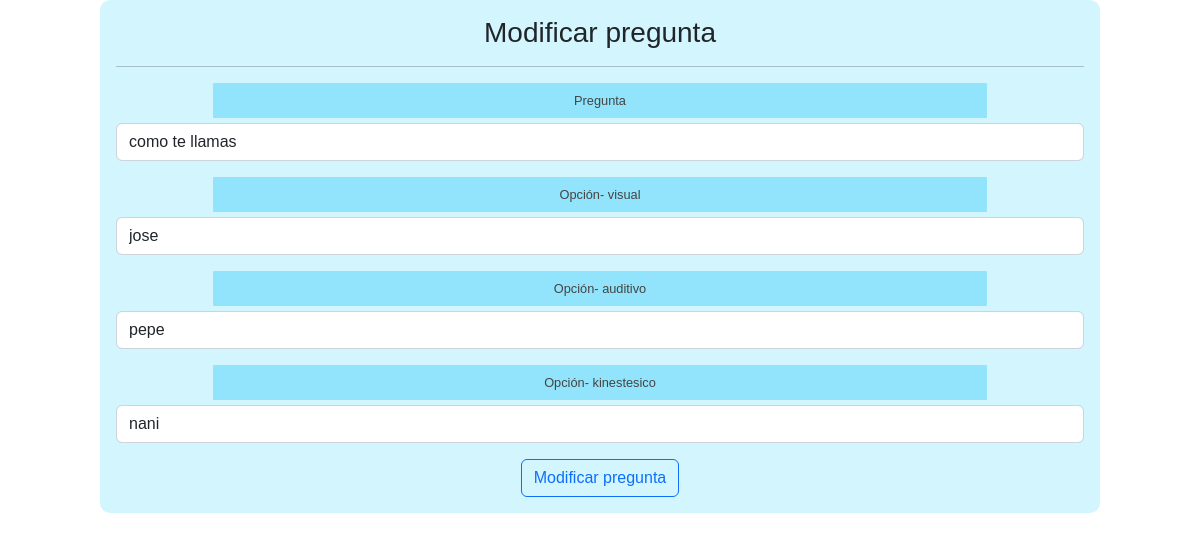
The app's page /modificacionPre.php?id=1 (signed in), older data.
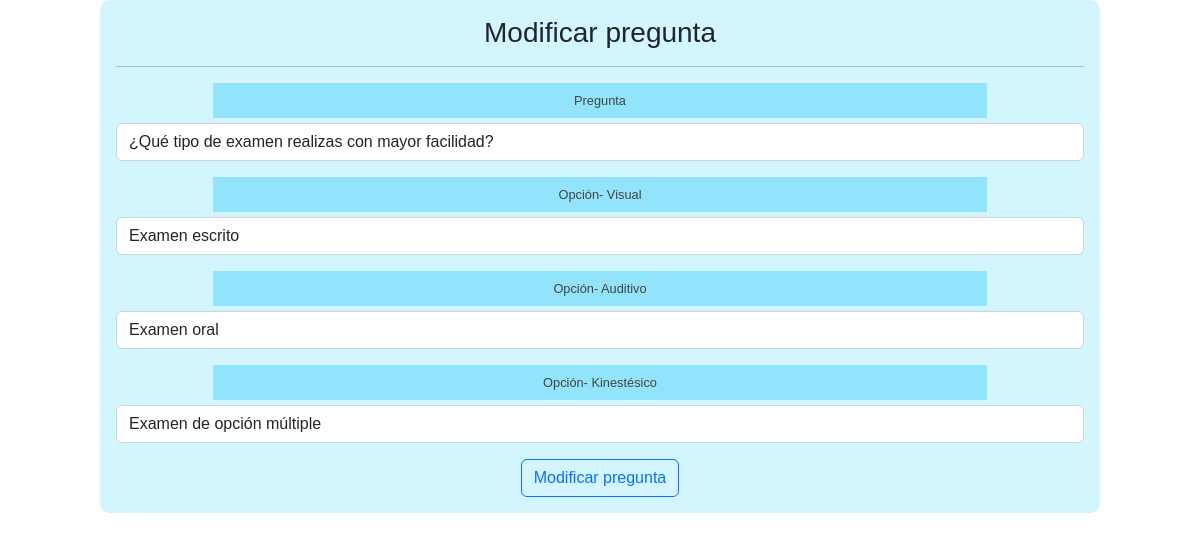
The same page, newer data.
### tables this page shows
CREATE TABLE `pregunta` (
  `idpreguntas` int(11) NOT NULL AUTO_INCREMENT,
  `descripción_p` varchar(300) NOT NULL,
  PRIMARY KEY (`idpreguntas`)
);

CREATE TABLE `opcion` (
  `idop` int(11) NOT NULL AUTO_INCREMENT,
  `idPregunta` int(11) NOT NULL,
  `descripción_op` varchar(180) NOT NULL,
  `categoria` varchar(25) NOT NULL,
  PRIMARY KEY (`idop`)
);

### modificacionPre.php (the view, shortened to what this page needs)
<?php
  include "modelo/conexion.php";
  $id = $_GET["id"];
  $sql = $conexion->query("SELECT * FROM pregunta WHERE idpreguntas = $id");
?>
<!DOCTYPE html>
<html lang="en">
  <head>
    <link href='css/formulario.css' rel='stylesheet' type='text/css'>
    <link href="https://cdn.jsdelivr.net/npm/bootstrap@5.2.2/dist/css/bootstrap.min.css" rel="stylesheet">
  </head>
  <body>
    <form class="col-10 p-3 m-auto formulario" method="POST">
      <h3>Modificar pregunta</h3>
      <hr color="#000000">
      <?php
        include "controlador/modificarPre.php";
        while($datos = $sql->fetch_object()){
          $numero = 1;
          $sqlOpciones = $conexion->query("SELECT * FROM opcion WHERE idPregunta = $id");
      ?>
      <div class="mb-3">
        <label for="exampleInputEmail1" class="input_textual">Pregunta</label>
        <input type="text" class="form-control" name="pregunta" value="<?= $datos->descripción_p ?>" required>
      </div>
      <?php
        while ($opciones = $sqlOpciones->fetch_object()) {
      ?>
      <div class="mb-3">
        <label for="exampleInputEmail1" class="input_textual">Opción- <?= $opciones->categoria ?></label>
        <input type="text" class="form-control" name="opcion<?= $numero ?>" value="<?= $opciones->descripción_op ?>" required>
      </div>
      <?php
         $numero++;
        }
      ?>
      <button type="submit" class="btn btn-outline-primary" name="btnregistrar" value="ok">Modificar pregunta</button>
    </form>
    <?php }
        ?>
  </body>
</html>

### css/formulario.css (style rules this page uses)
* { transition: .4s; box-sizing: border-box; font-family: 'arial'; }
body { background: rgba(255, 255, 255, 0.8); }
.formulario { width: 60%; margin: auto; text-align: center; background: #4dd7fa3f; padding-top: 30px; border-radius: 10px; }
.formulario .input_textual { display: block; padding: 7px 7px; margin: auto; margin-bottom: 5px; width: 80%; border: 1px solid #91e4fb; border-radius: 1px; color: #444; font-size: 0.8em; background:#91e4fb; }

Row changes from the older to the newer data that the page shows:
changed pregunta: pregunta "como te llamas" → "¿Qué tipo de examen realizas con mayor facilidad?"
changed opcion: categoria "visual" → "Visual"; opcion1 "jose" → "Examen escrito"
changed opcion: categoria "auditivo" → "Auditivo"; opcion2 "pepe" → "Examen oral"
changed opcion: categoria "kinestesico" → "Kinestésico"; opcion3 "nani" → "Examen de opción múltiple"
